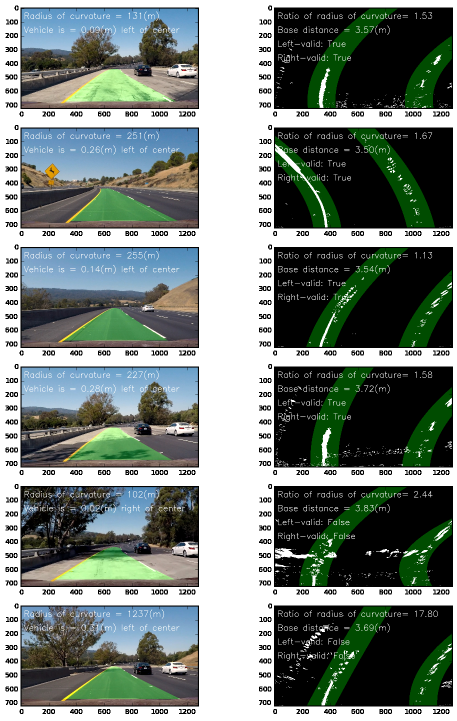
#> input picture P4-Advanced Finding Lane Lines/enhanced_images.png, 913 x 1441 px (shown at 1/2 size); its folder holds only this picture in this run
$ python -i support_func.py   (imports and definitions only)   (older library calls are emulated)
#> lines starting #> are read from the running program, lines starting #| are printed output that depends on the picture; after the words box and inside, x2 and y2 are one past the last pixel; in counts of white or black regions, pixels touching at a corner belong together
import matplotlib.image as mpimg
import cv2
import numpy as np
import glob

def region_of_interest(img, vertices):
    """
    Applies an image mask.

    Only keeps the region of the image defined by the polygon
    formed from `vertices`. The rest of the image is set to black.
    """
    #defining a blank mask to start with
    mask = np.zeros_like(img)

    #defining a 3 channel or 1 channel color to fill the mask with depending on the input image
    if len(img.shape) > 2:
        channel_count = img.shape[2]  # i.e. 3 or 4 depending on your image
        ignore_mask_color = (255,) * channel_count
    else:
        ignore_mask_color = 255

    #filling pixels inside the polygon defined by "vertices" with the fill color
    cv2.fillPoly(mask, vertices, ignore_mask_color)

    #returning the image only where mask pixels are nonzero
    masked_image = cv2.bitwise_and(img, mask)
    return masked_image

def select_region(image):
    """ 'Crop' the image to a 4-vertices polygonal image where the lane will most likely be situated """

    # define shape
    h, w = image.shape[:2]
    vertices = np.array([[(50, h),
                          (int(w/2)-100, 415),
                          (int(w/2)+100, 415),
                          (w-50,h)]],
                        dtype=np.int32)

    # apply mask
    image = region_of_interest(image, vertices)

    return image


# [56 lines left out: functions get_perspective_tranform, calibrate_camera, not called in this run]

def color_thresh(img, thresh=(90,255)):
    # isolate s channel from HLS
    s_img = cv2.cvtColor(img, cv2.COLOR_RGB2HLS)[:, :, 2]

    # apply color threshold
    hls_binary = np.zeros_like(s_img)
    hls_binary[(s_img >= thresh[0]) & (s_img <= thresh[1])] = 1

    return hls_binary

def abs_sobel_thresh(img, orient='x', sobel_kernel=3, thresh=(0,255)):
    # calculate directional gradient
    if orient=='x':
        sobel = cv2.Sobel(img, cv2.CV_64F, 1, 0, ksize=sobel_kernel)
    else:
        sobel = cv2.Sobel(img, cv2.CV_64F, 0, 1, ksize=sobel_kernel)
    # get absolute value
    abs_sobel = np.absolute(sobel)
    # scale it
    scaled_sobel = np.uint8(255*abs_sobel/np.max(abs_sobel))
    # create binary mask and apply threshold
    grad_binary = np.zeros_like(scaled_sobel)
    grad_binary[(scaled_sobel>=thresh[0]) & (scaled_sobel<=thresh[1])] = 1

    return grad_binary

def mag_thresh(img, sobel_kernel=3, thresh=(0,255)):
    # calculate gradient magnitude
    sobelx = cv2.Sobel(img, cv2.CV_64F, 1, 0, ksize=sobel_kernel)
    sobely = cv2.Sobel(img, cv2.CV_64F, 0, 1, ksize=sobel_kernel)
    grad_mag = np.sqrt(sobelx**2 + sobely**2)
    # scale it
    scaled_sobel = np.uint8(255*grad_mag/np.max(grad_mag))
    # create binary mask and apply threshold
    grad_binary = np.zeros_like(scaled_sobel)
    grad_binary[(scaled_sobel>=thresh[0]) & (scaled_sobel<=thresh[1])] = 1

    return grad_binary

def dir_thresh(img, sobel_kernel=3, thresh=(0,np.pi/2)):
    # calculate sobel
    sobelx = cv2.Sobel(img, cv2.CV_64F, 1, 0, ksize=sobel_kernel)
    sobely = cv2.Sobel(img, cv2.CV_64F, 0, 1, ksize=sobel_kernel)
    # calculate gradient direction
    grad_dir = np.arctan2(np.absolute(sobely), np.absolute(sobelx))
    # create binary mask and apply threshold
    grad_binary = np.zeros_like(grad_dir)
    grad_binary[(grad_dir>=thresh[0]) & (grad_dir<=thresh[1])] = 1

    return grad_binary


# [13 lines left out: function preprocess, not called in this run]


def preprocess(img):
    gray = cv2.cvtColor(img, cv2.COLOR_RGB2GRAY)

    #gradient
    cropped_img = select_region(gray)
    color_binary = color_thresh(img, thresh=(120,255))
    gradx_binary = abs_sobel_thresh(gray, orient='x', sobel_kernel=5, thresh=(20,100))
    grady_binary = abs_sobel_thresh(gray, orient='y', sobel_kernel=7, thresh=(30,100))
    mag_binary = mag_thresh(gray, sobel_kernel=15, thresh=(40,120))
    dir_binary = dir_thresh(gray, sobel_kernel=15, thresh=(0.70,1.3))

    combined = np.zeros_like(gray)
    combined[((gradx_binary == 1) | (grady_binary == 1) | (mag_binary == 1) | (color_binary==1)) & (cropped_img!=0) ] = 1
    return combined

# [181 lines left out: functions get_lane_points_next_frame, get_lane_points_first_frame, measure_curvature, draw_lanes, debug_lanes, not called in this run]

"""
def process_image(image):

    ## Undistort image, based on previous camera calibration
    undist_img = cv2.undistort(image, mtx, dist, None, mtx)

    # warp image
    warped_img = cv2.warpPerspective(undist_img, M, (image.shape[1],image.shape[0]),
                                    flags=cv2.INTER_LINEAR)

    ## Apply gradient threshold
    ksize = 3 # choose a larger odd number to smooth gradient measurements
    gray = cv2.cvtColor(warped_img, cv2.COLOR_RGB2GRAY)

    # apply each of the thresholding functions
    gradx_binary = abs_sobel_thresh(gray, orient='x', sobel_kernel=15, thresh=(20,60))
    color_binary= color_thresh(warped_img, thresh=(120,255))
    combined = np.zeros_like(gray)
    combined[(gradx_binary == 1) | (color_binary == 1)] = 1


    # gota retrieve the centers of the sliding windows as well, that will help me slide next
    # what if I can't capture the center of all the windows?
    # this is what has been bothering me
    # maybe I should go back to the exercise and take a second look at how they are doing

    ## Get lane points and fit a curve
    y_values, left_lane_x, right_lane_x = get_lane_points(combined)

    # fitting a second order polynomial
    left_fit = np.polyfit(y_values[:len(left_lane_x)], left_lane_x, 2)
    right_fit = np.polyfit(y_values[:len(right_lane_x)], right_lane_x, 2)

    # extrapolating points
    fity = np.linspace(0, combined.shape[0]-1, combined.shape[0] )
    fit_leftx = left_fit[0]*fity**2 + left_fit[1]*fity + left_fit[2]
    fit_rightx = right_fit[0]*fity**2 + right_fit[1]*fity + right_fit[2]

    left_lane.add_fit(fit_leftx)
    avgfit_left = left_lane.average_fit()

    right_lane.add_fit(fit_rightx)
    avgfit_right = right_lane.average_fit()

    ## Warp lanes drawn back to original image
    return draw_lanes(img, avgfit_left, avgfit_right, fity)

"""

"""
    rl.recent_xfitted.append(rightx)
    rl.best_fit = np.polyfit(righty, np.mean(rl.recent_xfitted, axis=0)[:len(righty)], 2)
    rl.current_fit = right_fit
    rl.radius_of_curvature = measure_curvature(righty, rightx, right_fit)
    rl.line_base_pos = measure_distance_from_center(rightx[0], int(image.shape[1]/2))
    rl.diffs = abs(right_fit - rl.best_fit)
    # rl.allx = fit_rightx
    # rl.ally = fity


"""

>>> import cv2
>>> picture = cv2.cvtColor(cv2.imread('enhanced_images.png'), cv2.COLOR_BGR2RGB)
>>> result = preprocess(picture)
#> in region_of_interest, `cv2.fillPoly(mask, vertices, ignore_mask_color)`:
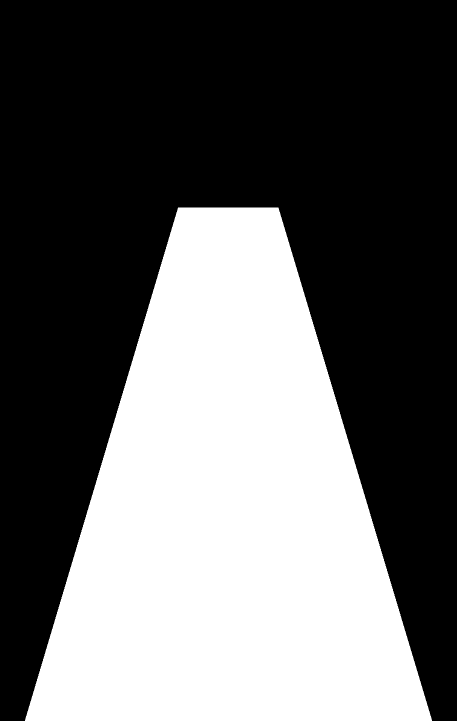
#> mask: shape (1441, 913) (shown at 1/2 size); 39.6% white; 1 white region, box (x1, y1, x2, y2) and area: (50, 415, 864, 1441) 520695
#> in preprocess, `color_binary = color_thresh(img, thresh=(120,255))`: color_binary: shape (1441, 913); values 0 (black) and 1 (white), 12.2% white; 2815 white regions (2643 under 20 px), largest, box (x1, y1, x2, y2) and area: (44, 18, 395, 99) 18259, (694, 257, 870, 455) 10422, (615, 17, 796, 216) 10044
#> in preprocess, `gradx_binary = abs_sobel_thresh(gray, orient='x', sobel_kernel=5, thre..`:
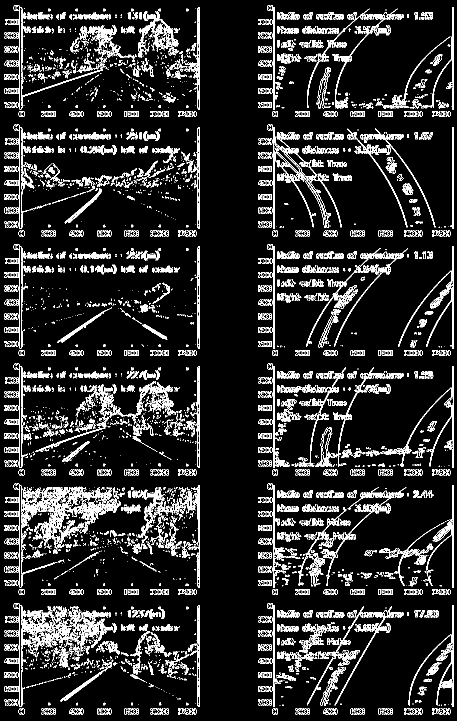
#> gradx_binary: shape (1441, 913) (shown at 1/2 size); values 0 (black) and 1 (white), 11.8% white in thin lines or dots
#> call 2 of abs_sobel_thresh, with orient = 'y', sobel_kernel = 7, thresh = (30, 100)
#> in abs_sobel_thresh (call 2), `sobel = cv2.Sobel(img, cv2.CV_64F, 0, 1, ksize=sobel_kernel)`:
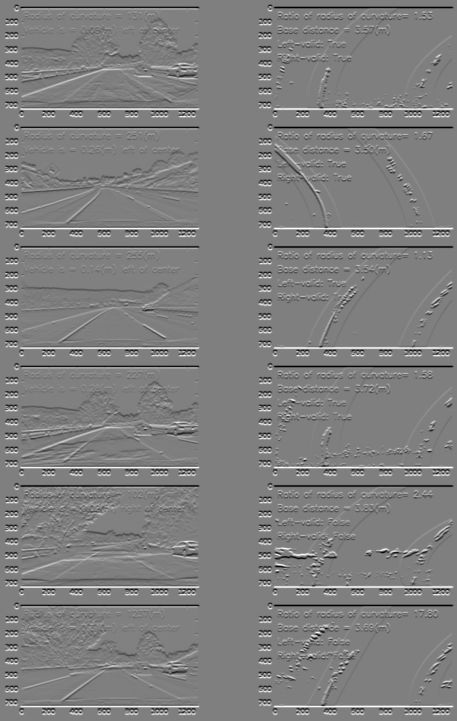
#> sobel: shape (1441, 913) float64 (shown at 1/2 size); min -163200, max 163200, mean 0; drawn with min black and max white
#> in preprocess, `grady_binary = abs_sobel_thresh(gray, orient='y', sobel_kernel=7, thre..`: grady_binary: shape (1441, 913); values 0 (black) and 1 (white), 10.7% white in thin lines or dots
#> in preprocess, `mag_binary = mag_thresh(gray, sobel_kernel=15, thresh=(40,120))`:
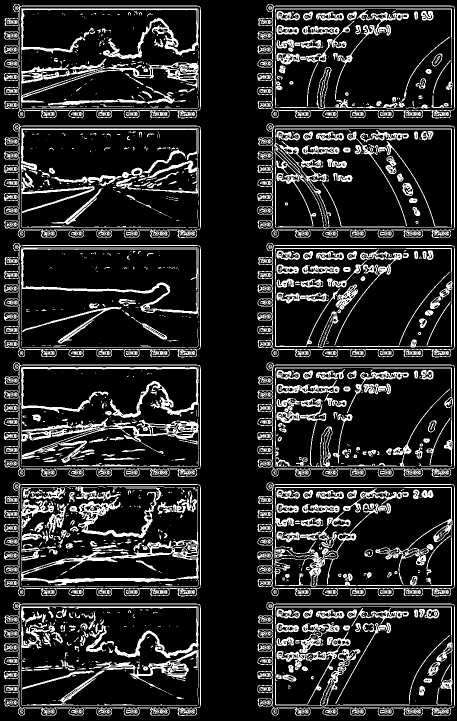
#> mag_binary: shape (1441, 913) (shown at 1/2 size); values 0 (black) and 1 (white), 16.3% white; 1321 white regions (775 under 20 px), largest, box (x1, y1, x2, y2) and area: (42, 836, 397, 929) 6394, (42, 978, 398, 1173) 6239, (42, 495, 397, 687) 5669
#> in dir_thresh, `grad_dir = np.arctan2(np.absolute(sobely), np.absolute(sobelx))`:
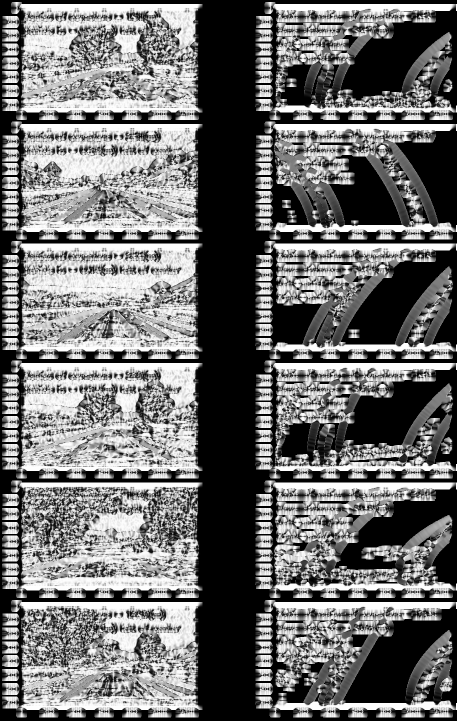
#> grad_dir: shape (1441, 913) float64 (shown at 1/2 size); min 0, max 1.57, mean 0.691; drawn with min black and max white
#> in preprocess, `dir_binary = dir_thresh(gray, sobel_kernel=15, thresh=(0.70,1.3))`:
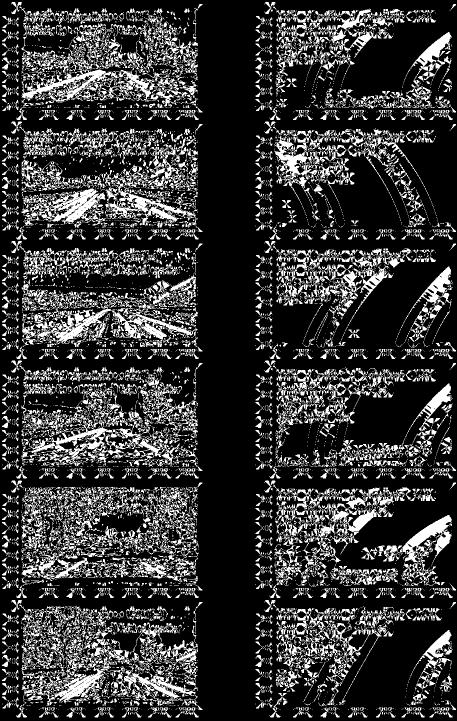
#> dir_binary: shape (1441, 913) float64 (shown at 1/2 size); values 0 (black) and 1 (white), 21.5% white; 7899 white regions (6078 under 20 px), largest, box (x1, y1, x2, y2) and area: (44, 606, 395, 694) 9028, (43, 50, 317, 206) 8519, (207, 288, 393, 455) 7686
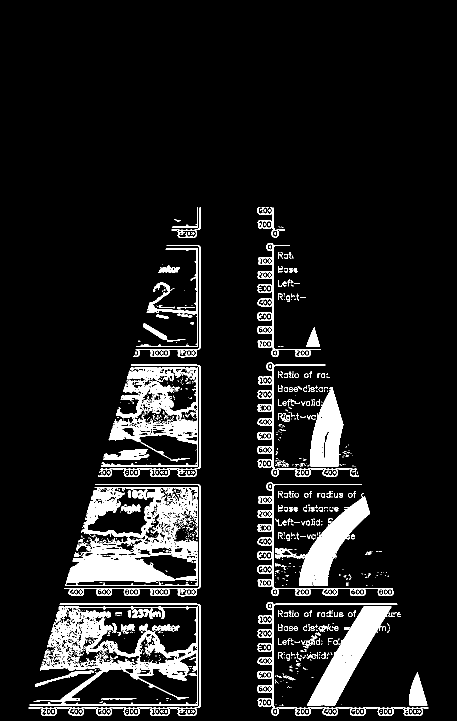
#> result: shape (1441, 913) (shown at 1/2 size); values 0 (black) and 1 (white), 9.3% white; 1192 white regions (1001 under 20 px), largest, box (x1, y1, x2, y2) and area: (130, 974, 396, 1172) 23061, (59, 1213, 396, 1411) 16881, (202, 735, 396, 933) 11974

$ run again, on P4-Advanced Finding Lane Lines/distortion_correction.png
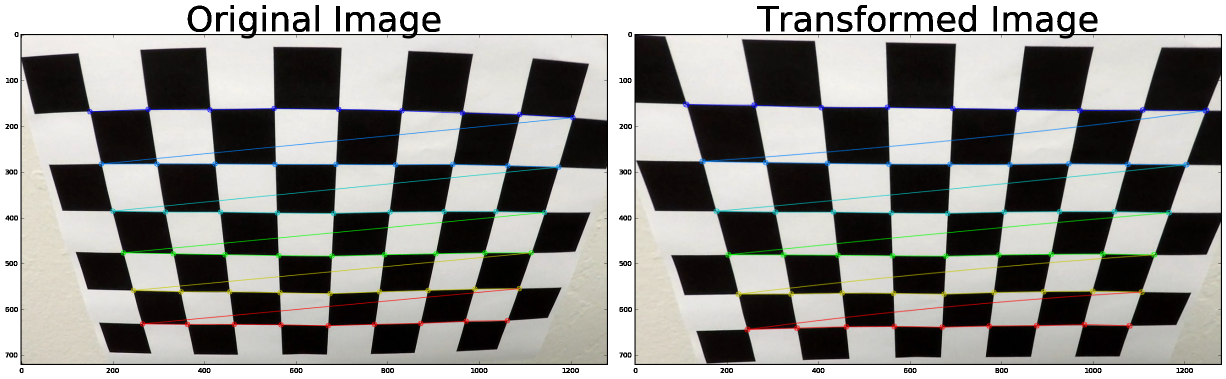
#> input picture P4-Advanced Finding Lane Lines/distortion_correction.png, 2452 x 758 px (shown at 1/2 size)
#> in region_of_interest, `cv2.fillPoly(mask, vertices, ignore_mask_color)`:
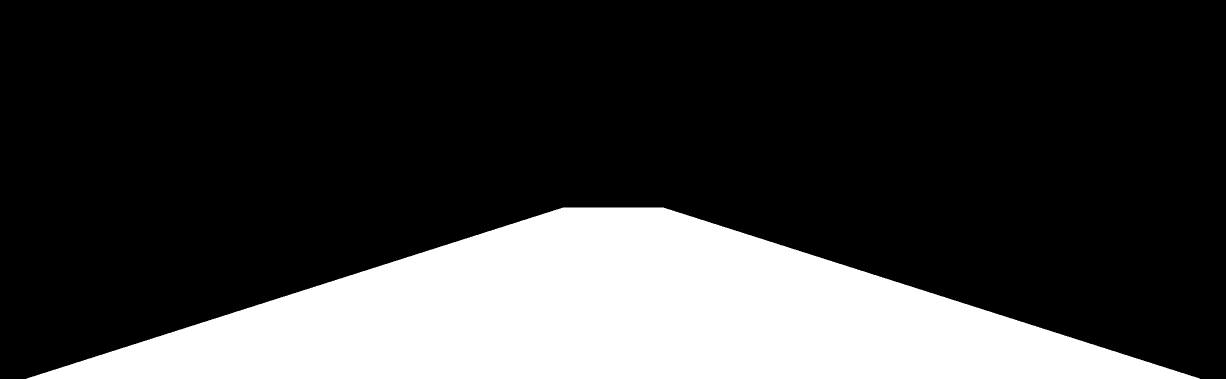
#> mask: shape (758, 2452) (shown at 1/2 size); 23.6% white; 1 white region, box (x1, y1, x2, y2) and area: (53, 415, 2400, 758) 437713
#> color_binary: shape (758, 2452); values 0 (black) and 1 (white), 7.4% white; 1649 white regions (1526 under 20 px), largest, box (x1, y1, x2, y2) and area: (175, 212, 1151, 658) 46698, (1471, 513, 2294, 675) 30262, (1366, 203, 2419, 526) 22196
#> gradx_binary: shape (758, 2452); values 0 (black) and 1 (white), 2.9% white in thin lines or dots
#> grady_binary: shape (758, 2452); values 0 (black) and 1 (white), 5.7% white in thin lines or dots
#> mag_binary: shape (758, 2452); values 0 (black) and 1 (white), 9% white in thin lines or dots
#> dir_binary: shape (758, 2452) float64; values 0 (black) and 1 (white), 25.3% white in thin lines or dots
#> `result = preprocess(picture)`:
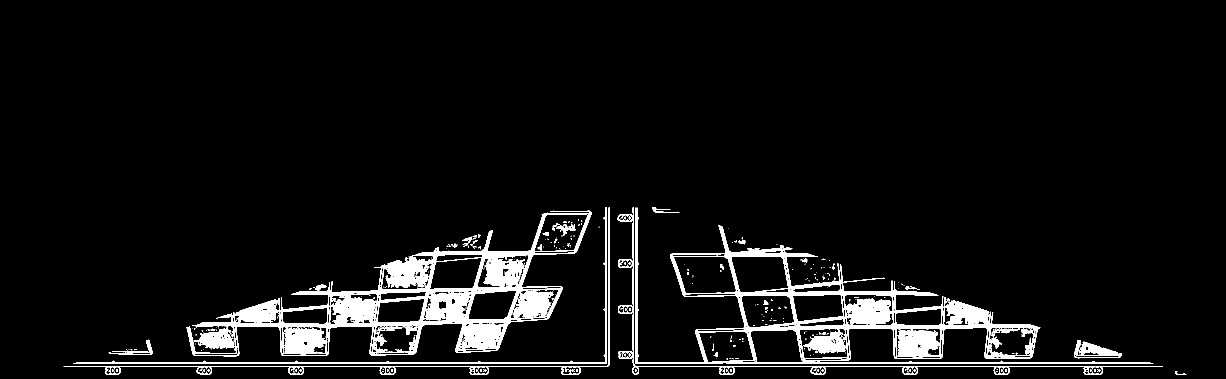
#> result: shape (758, 2452) (shown at 1/2 size); values 0 (black) and 1 (white), 5.8% white; 359 white regions (323 under 20 px), largest, box (x1, y1, x2, y2) and area: (372, 421, 1183, 713) 50875, (1271, 415, 2307, 728) 37539, (1235, 415, 2326, 749) 4688

$ run again, on P4-Advanced Finding Lane Lines/sliding_windows.png
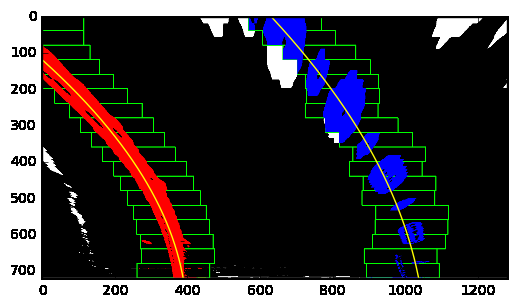
#> input picture P4-Advanced Finding Lane Lines/sliding_windows.png, 517 x 308 px
#> mask: shape (308, 517); every value is 0
#> in preprocess, `color_binary = color_thresh(img, thresh=(120,255))`:
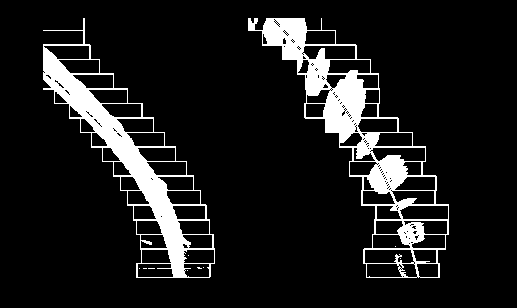
#> color_binary: shape (308, 517); values 0 (black) and 1 (white), 10.4% white; 11 white regions (9 under 20 px), largest, box (x1, y1, x2, y2) and area: (248, 18, 449, 278) 8932, (43, 18, 215, 278) 7553
#> gradx_binary: shape (308, 517); values 0 (black) and 1 (white), 8.1% white in thin lines or dots
#> grady_binary: shape (308, 517); values 0 (black) and 1 (white), 9.3% white in thin lines or dots
#> mag_binary: shape (308, 517); values 0 (black) and 1 (white), 14.6% white in thin lines or dots
#> in preprocess, `dir_binary = dir_thresh(gray, sobel_kernel=15, thresh=(0.70,1.3))`:
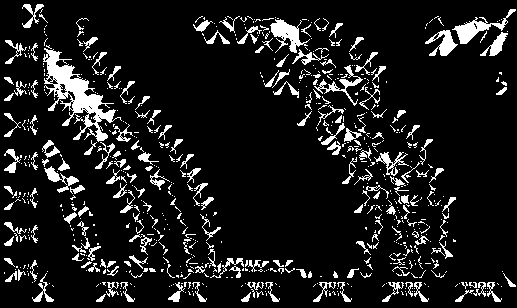
#> dir_binary: shape (308, 517) float64; values 0 (black) and 1 (white), 11% white; 728 white regions (539 under 20 px), largest, box (x1, y1, x2, y2) and area: (43, 48, 122, 142) 2248, (452, 9, 516, 44) 589, (270, 19, 310, 53) 573
